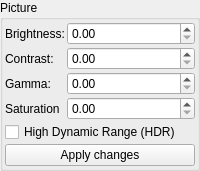
    <widget class="QGroupBox" name="groupBox_ImageAdjustments">
     <property name="toolTip">
      <string>&lt;html&gt;&lt;head/&gt;&lt;body&gt;&lt;p&gt;Adjustments for image colors. Can be changed after rendering&lt;/p&gt;&lt;p&gt;&lt;br/&gt;&lt;/p&gt;&lt;/body&gt;&lt;/html&gt;</string>
     </property>
     <property name="title">
      <string>Picture</string>
     </property>
     <layout class="QVBoxLayout" name="verticalLayout_20">
      <property name="spacing">
       <number>2</number>
      </property>
      <property name="leftMargin">
       <number>2</number>
      </property>
      <property name="topMargin">
       <number>2</number>
      </property>
      <property name="rightMargin">
       <number>2</number>
      </property>
      <property name="bottomMargin">
       <number>2</number>
      </property>
      <item>
       <layout class="QGridLayout" name="gridLayout" rowstretch="0,0,0,0" columnstretch="0,1">
        <property name="spacing">
         <number>2</number>
        </property>
        <item row="1" column="1">
         <widget class="MyDoubleSpinBox" name="spinbox_contrast">
          <property name="sizePolicy">
           <sizepolicy hsizetype="Minimum" vsizetype="Preferred">
            <horstretch>0</horstretch>
            <verstretch>0</verstretch>
           </sizepolicy>
          </property>
          <property name="toolTip">
           <string>&lt;html&gt;&lt;head/&gt;&lt;body&gt;&lt;p&gt;Contrast of image&lt;/p&gt;&lt;p&gt;Use &lt;span style=&quot; font-style:italic;&quot;&gt;apply changes&lt;/span&gt; button to update image&lt;/p&gt;&lt;/body&gt;&lt;/html&gt;</string>
          </property>
          <property name="prefix">
           <string/>
          </property>
          <property name="suffix">
           <string/>
          </property>
          <property name="decimals">
           <number>2</number>
          </property>
          <property name="maximum">
           <double>1000.000000000000000</double>
          </property>
          <property name="singleStep">
           <double>0.100000000000000</double>
          </property>
         </widget>
        </item>
        <item row="2" column="1">
         <widget class="MyDoubleSpinBox" name="spinbox_gamma">
          <property name="sizePolicy">
           <sizepolicy hsizetype="Minimum" vsizetype="Preferred">
            <horstretch>0</horstretch>
            <verstretch>0</verstretch>
           </sizepolicy>
          </property>
          <property name="toolTip">
           <string>&lt;html&gt;&lt;head/&gt;&lt;body&gt;&lt;p&gt;Gamma of image&lt;/p&gt;&lt;p&gt;Use &lt;span style=&quot; font-style:italic;&quot;&gt;apply changes&lt;/span&gt; button to update image&lt;/p&gt;&lt;/body&gt;&lt;/html&gt;</string>
          </property>
          <property name="prefix">
           <string/>
          </property>
          <property name="suffix">
           <string/>
          </property>
          <property name="decimals">
           <number>2</number>
          </property>
          <property name="maximum">
           <double>1000.000000000000000</double>
          </property>
          <property name="singleStep">
           <double>0.100000000000000</double>
          </property>
         </widget>
        </item>
        <item row="0" column="1">
         <widget class="MyDoubleSpinBox" name="spinbox_brightness">
          <property name="sizePolicy">
           <sizepolicy hsizetype="Minimum" vsizetype="Preferred">
            <horstretch>0</horstretch>
            <verstretch>0</verstretch>
           </sizepolicy>
          </property>
          <property name="toolTip">
           <string>&lt;html&gt;&lt;head/&gt;&lt;body&gt;&lt;p&gt;Brightness of image&lt;/p&gt;&lt;p&gt;Use &lt;span style=&quot; font-style:italic;&quot;&gt;apply changes&lt;/span&gt; button to update image&lt;br/&gt;&lt;/p&gt;&lt;/body&gt;&lt;/html&gt;</string>
          </property>
          <property name="prefix">
           <string/>
          </property>
          <property name="suffix">
           <string/>
          </property>
          <property name="decimals">
           <number>2</number>
          </property>
          <property name="maximum">
           <double>1000.000000000000000</double>
          </property>
          <property name="singleStep">
           <double>0.100000000000000</double>
          </property>
         </widget>
        </item>
        <item row="2" column="0">
         <widget class="QLabel" name="label_4">
          <property name="text">
           <string>Gamma:</string>
          </property>
         </widget>
        </item>
        <item row="0" column="0">
         <widget class="QLabel" name="label_3">
          <property name="text">
           <string>Brightness:</string>
          </property>
         </widget>
        </item>
        <item row="1" column="0">
         <widget class="QLabel" name="label_45">
          <property name="text">
           <string>Contrast:</string>
          </property>
         </widget>
        </item>
        <item row="3" column="0">
         <widget class="QLabel" name="label_46">
          <property name="text">
           <string>Saturation</string>
          </property>
         </widget>
        </item>
        <item row="3" column="1">
         <widget class="MyDoubleSpinBox" name="spinbox_saturation">
          <property name="sizePolicy">
           <sizepolicy hsizetype="Minimum" vsizetype="Preferred">
            <horstretch>0</horstretch>
            <verstretch>0</verstretch>
           </sizepolicy>
          </property>
          <property name="toolTip">
           <string>&lt;html&gt;&lt;head/&gt;&lt;body&gt;&lt;p&gt;Gamma of image&lt;/p&gt;&lt;p&gt;Use &lt;span style=&quot; font-style:italic;&quot;&gt;apply changes&lt;/span&gt; button to update image&lt;/p&gt;&lt;/body&gt;&lt;/html&gt;</string>
          </property>
          <property name="prefix">
           <string/>
          </property>
          <property name="suffix">
           <string/>
          </property>
          <property name="decimals">
           <number>2</number>
          </property>
          <property name="maximum">
           <double>1000.000000000000000</double>
          </property>
          <property name="singleStep">
           <double>0.100000000000000</double>
          </property>
         </widget>
        </item>
       </layout>
      </item>
      <item>
       <widget class="MyCheckBox" name="checkBox_hdr">
        <property name="toolTip">
         <string>&lt;html&gt;&lt;head/&gt;&lt;body&gt;&lt;p&gt;High dynamic range effect. Reduces brightness of the brightest pixels to prevent oversaturation.&lt;/p&gt;&lt;p&gt;Use &lt;span style=&quot; font-style:italic;&quot;&gt;apply changes&lt;/span&gt; button to update image&lt;/p&gt;&lt;/body&gt;&lt;/html&gt;</string>
        </property>
        <property name="text">
         <string>High Dynamic Range (HDR)</string>
        </property>
       </widget>
      </item>
      <item>
       <widget class="QPushButton" name="pushButton_apply_image_changes">
        <property name="toolTip">
         <string>&lt;html&gt;&lt;head/&gt;&lt;body&gt;&lt;p&gt;Apply changes of image colors&lt;/p&gt;&lt;p&gt;&lt;br/&gt;&lt;/p&gt;&lt;/body&gt;&lt;/html&gt;</string>
        </property>
        <property name="text">
         <string>Apply changes</string>
        </property>
        <property name="icon">
         <iconset theme="dialog-ok-apply">
          <normaloff>../git/.designer/backup</normaloff>../git/.designer/backup</iconset>
        </property>
       </widget>
      </item>
     </layout>
    </widget>
